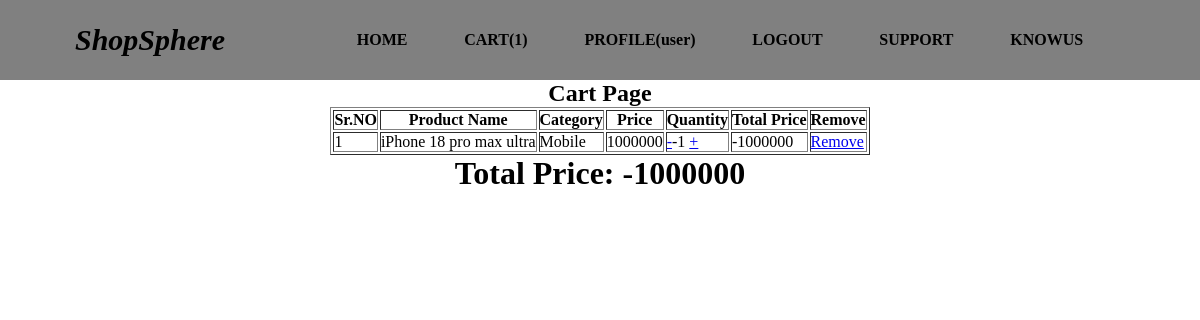
The app's page /cart/ (signed in) with its own data.
### base/models.py (models this page shows)
class CartModel(models.Model):
    pname = models.CharField(max_length=100)
    price  = models.IntegerField()
    pcategory = models.CharField(max_length=100)
    quantity =  models.IntegerField()
    totalprice = models.IntegerField()
    host = models.ForeignKey(User,on_delete=models.CASCADE)
    '''
    static
        css <-- css main folder
            styles.css
        images <-- main images folder
            Default.jpg <--file
            uploads   <--folder

    --> install pillow
    --> apply migrations
    --> apply migrate
    '''

### base/views.py (the view)
# urls.py: path('cart/',cart,name='cart'),
@login_required(login_url='login_')
def cart(request):
    cartproducts_count = CartModel.objects.filter(host=request.user).count()
    print(cartproducts_count)#1
    cartproducts = CartModel.objects.filter(host=request.user)
    TA = 0
    for i in cartproducts:
        TA+=i.totalprice
    return render(request,'cart.html',{'cartproducts':cartproducts,'TA':TA,'profile_nav':True,'cartproducts_count':cartproducts_count})

### base/templates/cart.html
{% extends 'main.html' %}
{% block content %}
<center>
    <h2>Cart Page</h2>
    <table border="1">
        <tr>
            <th>Sr.NO</th>
            <th>Product Name</th>
            <th>Category</th>
            <th>Price</th>
            <th>Quantity</th>
            <th>Total Price</th>
            <th>Remove</th>
        </tr>
        {% for item in cartproducts %}
            <tr>
               <td>{{ forloop.counter }}</td>
                <td>{{ item.pname }}</td>
                <td>{{ item.pcategory }}</td>
                <td>{{ item.price }}</td>
                <td><a href="{%  url 'csub' item.id %}">-</a>{{ item.quantity }} <a href="{%  url  'cadd' item.id %}">+</a></td>
                <td>{{ item.totalprice }}</td>
                <td><a href="{% url 'remove' item.id %}">Remove</a></td>
            </tr>
        {% endfor %}
    </table>
    <h1>Total Price:  {{ TA }}</h1>
</center>
{% endblock %}

### templates/nav.html (shortened to what this page needs)
<nav>
    <div class="logo">
        <h1>ShopSphere</h1>
    </div>
    <div class="links">
        {%  if request.user.is_authenticated %}
            {% if profile_nav %}
                <a href="{% url 'home' %}">HOME</a>
                <a href="{% url 'cart' %}">CART({{ cartproducts_count }})</a>
                <a href="{% url 'profile' %}">PROFILE({{request.user}})</a>
                <a href="{% url 'logout_' %}">LOGOUT</a>
                <a href="">SUPPORT</a>
                <a href="">KNOWUS</a>
            {% endif %}
        {% endif %}
    </div>
</nav>

### static/css/styles.css (style rules this page uses)
* { padding: 0;margin: 0;box-sizing: border-box; }

### records on screen
CartModel: pname "iPhone 18 pro max ultra", pcategory "Mobile", price "1000000", quantity "-1", totalprice "-1000000"

### other values on screen
{{ cartproducts_count }} "1"
{{ request.user }} "user"
{{ TA }} "-1000000"
